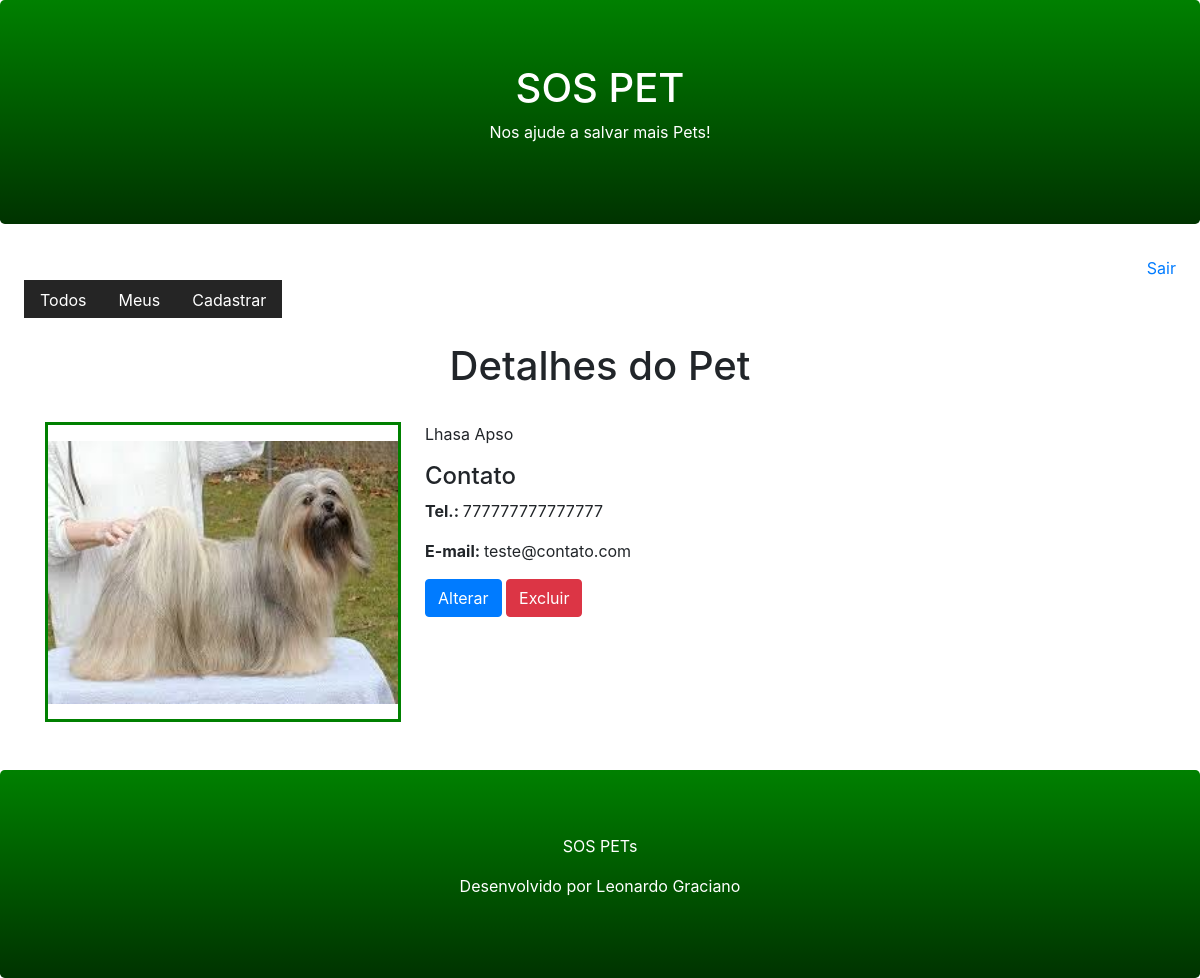
Screenshot of /pet/detail/2/ (signed in) with the database file from the repository.
### core/models.py (models this page shows, shortened)
class Pet(models.Model):
    cidade = models.CharField(max_length=50)
    descrição = models.TextField()
    telefone = models.CharField(max_length=15)
    email = models.EmailField(max_length=254)
    data_de_crianção = models.DateTimeField(auto_now_add=True)
    foto = models.ImageField(upload_to='pet')
    ativo = models.BooleanField(default=True)
    usuário = models.ForeignKey(User, on_delete=models.CASCADE)
    class Meta:
        db_table = 'pet'
        pass

### core/views.py (the view)
# urls.py: path('pet/detail/<id>/', views.pet_detalhes),
@login_required(login_url='/login/')
def pet_detalhes(request, id):
    pet = Pet.objects.get(ativo=True, id=id)
    return render(request, 'pet.html', {'pet': pet})

### templates/pet.html (shortened to what this page needs)
{% extends "model-page.html" %}
{% block conteudo %}
    <h1 class="text-center">Detalhes do Pet</h1>
    <br>
    <div class="container">
        <div class="row">
            <div class="col-sm-12 col-md-12 col-lg-4">
                <div style="border-color: green; border-style: solid; width: 356px; height: 300px;">
                    <img src="{{ pet.foto.url }}" alt="Norway" width="350" height="263" style="margin-top: 16px;">
                </div>
                <br>
            </div>
            <div class="col-sm-12 col-md-12 col-lg-8">
                <p>{{ pet.descrição }}</p>
                <h4>Contato</h4>
                <p><b>Tel.: </b>{{ pet.telefone }}</p>
                <p><b>E-mail: </b>{{ pet.email }}</p>
                {% if request.user == pet.usuário %}
                    <a href="/pet/register/?id={{ pet.id }}">
                        <button type="button" class="btn btn-primary">Alterar</button>
                    </a>
                        <button type="button" class="btn btn-danger" data-toggle="modal" data-target="#modal_confirm">Excluir</button>
                {% endif %}
            </div>
        </div>
    </div>
    <br>
{% endblock %}

### rows the page displays
Pet: foto (picture), descrição "Lhasa Apso", telefone "777777777777777", email "teste@contato.com"
